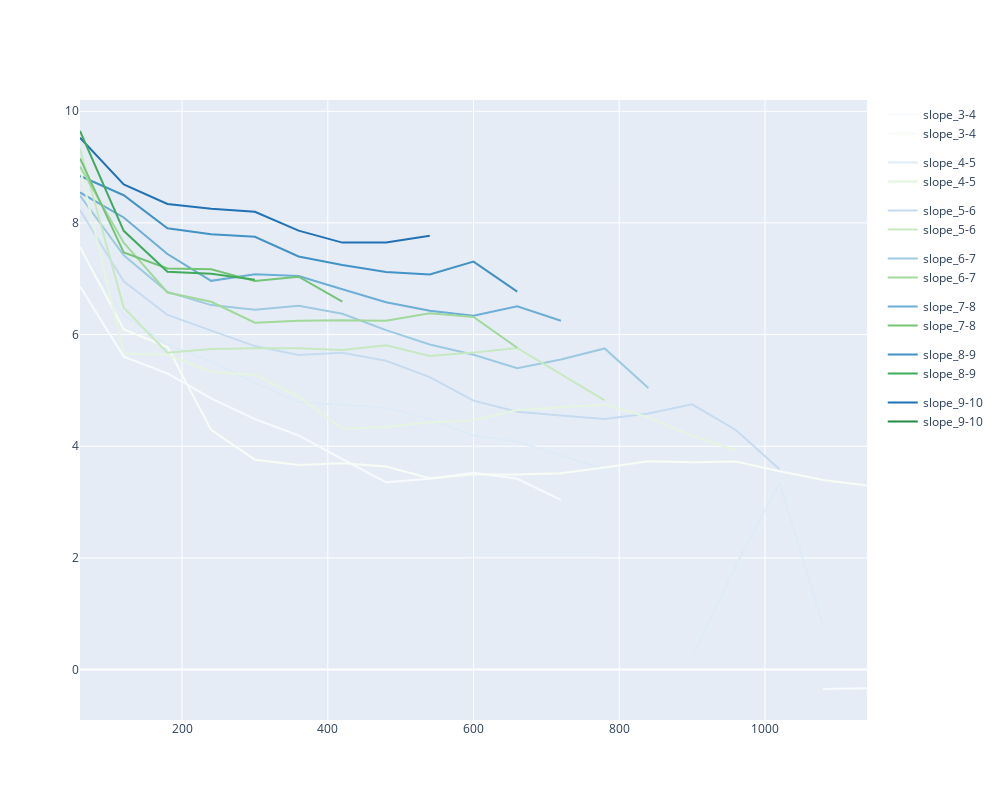

This figure's notebook cell:
### Code cell
import plotly.express as px
import plotly.graph_objects as go

vam_plot_in, vamh_plot_in = plot_vam(in1, show=False)
vam_plot_out, vamh_plot_out = plot_vam(out1, show=False, color=px.colors.sequential.Greens)

# vam_plot_in.show()
# vam_plot_out.show()
# vam_plot_out.color_discrete_sequence=px.colors.sequential.Greens
# vamh_plot_out.color_discrete_sequence=px.colors.sequential.Greens
# fig1 = go.Scatter(vam_plot_in.data)
# fig1.show()

#
fig = go.Figure(data = vamh_plot_in.data + vamh_plot_out.data)
fig.update_layout(
        width=1000,
        height=800)
fig.show()

### Figure 1 — Plotly figure (JSON) as saved in the notebook; plotly's stock layout.template omitted (floating-point values rounded to 4 significant figures)
{"data": [{"hovertemplate": "variable=slope_3-4<br>interval=%{x}<br>value=%{y}<extra></extra>", "legendgroup": "slope_3-4", "line": {"color": "rgb(247,251,255)", "dash": "solid"}, "marker": {"symbol": "circle"}, "mode": "lines", "name": "slope_3-4", "orientation": "v", "showlegend": true, "x": [60.0, 120.0, 180.0, 240.0, 300.0, 360.0, 420.0, 480.0, 540.0, 600.0, 660.0, 720.0, 780.0, 840.0, 900.0, 960.0, 1020.0, 1080.0, 1140.0], "xaxis": "x", "y": [6.862, 5.605, 5.303, 4.857, 4.486, 4.193, 3.767, 3.353, 3.417, 3.523, 3.416, 3.038, null, null, null, null, null, -0.3493, -0.3355], "yaxis": "y", "type": "scatter"}, {"hovertemplate": "variable=slope_4-5<br>interval=%{x}<br>value=%{y}<extra></extra>", "legendgroup": "slope_4-5", "line": {"color": "rgb(222,235,247)", "dash": "solid"}, "marker": {"symbol": "circle"}, "mode": "lines", "name": "slope_4-5", "orientation": "v", "showlegend": true, "x": [60.0, 120.0, 180.0, 240.0, 300.0, 360.0, 420.0, 480.0, 540.0, 600.0, 660.0, 720.0, 780.0, 840.0, 900.0, 960.0, 1020.0, 1080.0, 1140.0], "xaxis": "x", "y": [7.571, 6.341, 5.818, 5.517, 5.135, 4.791, 4.741, 4.69, 4.486, 4.192, 4.08, 3.836, 3.589, null, 0.2165, 1.865, 3.341, 0.7837, null], "yaxis": "y", "type": "scatter"}, {"hovertemplate": "variable=slope_5-6<br>interval=%{x}<br>value=%{y}<extra></extra>", "legendgroup": "slope_5-6", "line": {"color": "rgb(198,219,239)", "dash": "solid"}, "marker": {"symbol": "circle"}, "mode": "lines", "name": "slope_5-6", "orientation": "v", "showlegend": true, "x": [60.0, 120.0, 180.0, 240.0, 300.0, 360.0, 420.0, 480.0, 540.0, 600.0, 660.0, 720.0, 780.0, 840.0, 900.0, 960.0, 1020.0, 1080.0, 1140.0], "xaxis": "x", "y": [8.23, 6.954, 6.351, 6.069, 5.794, 5.636, 5.673, 5.53, 5.238, 4.817, 4.618, 4.549, 4.486, 4.586, 4.749, 4.291, 3.588, null, null], "yaxis": "y", "type": "scatter"}, {"hovertemplate": "variable=slope_6-7<br>interval=%{x}<br>value=%{y}<extra></extra>", "legendgroup": "slope_6-7", "line": {"color": "rgb(158,202,225)", "dash": "solid"}, "marker": {"symbol": "circle"}, "mode": "lines", "name": "slope_6-7", "orientation": "v", "showlegend": true, "x": [60.0, 120.0, 180.0, 240.0, 300.0, 360.0, 420.0, 480.0, 540.0, 600.0, 660.0, 720.0, 780.0, 840.0, 900.0, 960.0, 1020.0, 1080.0, 1140.0], "xaxis": "x", "y": [8.489, 7.42, 6.765, 6.528, 6.444, 6.517, 6.374, 6.079, 5.823, 5.637, 5.399, 5.555, 5.751, 5.041, null, null, null, null, null], "yaxis": "y", "type": "scatter"}, {"hovertemplate": "variable=slope_7-8<br>interval=%{x}<br>value=%{y}<extra></extra>", "legendgroup": "slope_7-8", "line": {"color": "rgb(107,174,214)", "dash": "solid"}, "marker": {"symbol": "circle"}, "mode": "lines", "name": "slope_7-8", "orientation": "v", "showlegend": true, "x": [60.0, 120.0, 180.0, 240.0, 300.0, 360.0, 420.0, 480.0, 540.0, 600.0, 660.0, 720.0, 780.0, 840.0, 900.0, 960.0, 1020.0, 1080.0, 1140.0], "xaxis": "x", "y": [8.545, 8.098, 7.443, 6.962, 7.081, 7.048, 6.813, 6.579, 6.427, 6.338, 6.507, 6.247, null, null, null, null, null, null, null], "yaxis": "y", "type": "scatter"}, {"hovertemplate": "variable=slope_8-9<br>interval=%{x}<br>value=%{y}<extra></extra>", "legendgroup": "slope_8-9", "line": {"color": "rgb(66,146,198)", "dash": "solid"}, "marker": {"symbol": "circle"}, "mode": "lines", "name": "slope_8-9", "orientation": "v", "showlegend": true, "x": [60.0, 120.0, 180.0, 240.0, 300.0, 360.0, 420.0, 480.0, 540.0, 600.0, 660.0, 720.0, 780.0, 840.0, 900.0, 960.0, 1020.0, 1080.0, 1140.0], "xaxis": "x", "y": [8.843, 8.496, 7.903, 7.796, 7.752, 7.399, 7.248, 7.121, 7.076, 7.306, 6.77, null, null, null, null, null, null, null, null], "yaxis": "y", "type": "scatter"}, {"hovertemplate": "variable=slope_9-10<br>interval=%{x}<br>value=%{y}<extra></extra>", "legendgroup": "slope_9-10", "line": {"color": "rgb(33,113,181)", "dash": "solid"}, "marker": {"symbol": "circle"}, "mode": "lines", "name": "slope_9-10", "orientation": "v", "showlegend": true, "x": [60.0, 120.0, 180.0, 240.0, 300.0, 360.0, 420.0, 480.0, 540.0, 600.0, 660.0, 720.0, 780.0, 840.0, 900.0, 960.0, 1020.0, 1080.0, 1140.0], "xaxis": "x", "y": [9.527, 8.692, 8.34, 8.255, 8.199, 7.862, 7.648, 7.648, 7.772, null, null, null, null, null, null, null, null, null, null], "yaxis": "y", "type": "scatter"}, {"hovertemplate": "variable=slope_3-4<br>interval=%{x}<br>value=%{y}<extra></extra>", "legendgroup": "slope_3-4", "line": {"color": "rgb(247,252,245)", "dash": "solid"}, "marker": {"symbol": "circle"}, "mode": "lines", "name": "slope_3-4", "orientation": "v", "showlegend": true, "x": [60.0, 120.0, 180.0, 240.0, 300.0, 360.0, 420.0, 480.0, 540.0, 600.0, 660.0, 720.0, 780.0, 840.0, 900.0, 960.0, 1020.0, 1080.0, 1140.0], "xaxis": "x", "y": [7.572, 6.093, 5.775, 4.292, 3.759, 3.665, 3.696, 3.638, 3.428, 3.495, 3.494, 3.516, 3.618, 3.729, 3.715, 3.727, 3.551, 3.396, 3.295], "yaxis": "y", "type": "scatter"}, {"hovertemplate": "variable=slope_4-5<br>interval=%{x}<br>value=%{y}<extra></extra>", "legendgroup": "slope_4-5", "line": {"color": "rgb(229,245,224)", "dash": "solid"}, "marker": {"symbol": "circle"}, "mode": "lines", "name": "slope_4-5", "orientation": "v", "showlegend": true, "x": [60.0, 120.0, 180.0, 240.0, 300.0, 360.0, 420.0, 480.0, 540.0, 600.0, 660.0, 720.0, 780.0, 840.0, 900.0, 960.0, 1020.0, 1080.0, 1140.0], "xaxis": "x", "y": [8.983, 5.659, 5.633, 5.333, 5.278, 4.89, 4.313, 4.345, 4.43, 4.466, 4.647, 4.7, 4.746, 4.518, 4.185, 3.929, null, null, null], "yaxis": "y", "type": "scatter"}, {"hovertemplate": "variable=slope_5-6<br>interval=%{x}<br>value=%{y}<extra></extra>", "legendgroup": "slope_5-6", "line": {"color": "rgb(199,233,192)", "dash": "solid"}, "marker": {"symbol": "circle"}, "mode": "lines", "name": "slope_5-6", "orientation": "v", "showlegend": true, "x": [60.0, 120.0, 180.0, 240.0, 300.0, 360.0, 420.0, 480.0, 540.0, 600.0, 660.0, 720.0, 780.0, 840.0, 900.0, 960.0, 1020.0, 1080.0, 1140.0], "xaxis": "x", "y": [9.329, 6.483, 5.675, 5.741, 5.756, 5.756, 5.722, 5.81, 5.617, 5.677, 5.759, 5.295, 4.82, null, null, null, null, null, null], "yaxis": "y", "type": "scatter"}, {"hovertemplate": "variable=slope_6-7<br>interval=%{x}<br>value=%{y}<extra></extra>", "legendgroup": "slope_6-7", "line": {"color": "rgb(161,217,155)", "dash": "solid"}, "marker": {"symbol": "circle"}, "mode": "lines", "name": "slope_6-7", "orientation": "v", "showlegend": true, "x": [60.0, 120.0, 180.0, 240.0, 300.0, 360.0, 420.0, 480.0, 540.0, 600.0, 660.0, 720.0, 780.0, 840.0, 900.0, 960.0, 1020.0, 1080.0, 1140.0], "xaxis": "x", "y": [9.009, 7.645, 6.753, 6.588, 6.213, 6.246, 6.258, 6.246, 6.383, 6.315, 5.765, null, null, null, null, null, null, null, null], "yaxis": "y", "type": "scatter"}, {"hovertemplate": "variable=slope_7-8<br>interval=%{x}<br>value=%{y}<extra></extra>", "legendgroup": "slope_7-8", "line": {"color": "rgb(116,196,118)", "dash": "solid"}, "marker": {"symbol": "circle"}, "mode": "lines", "name": "slope_7-8", "orientation": "v", "showlegend": true, "x": [60.0, 120.0, 180.0, 240.0, 300.0, 360.0, 420.0, 480.0, 540.0, 600.0, 660.0, 720.0, 780.0, 840.0, 900.0, 960.0, 1020.0, 1080.0, 1140.0], "xaxis": "x", "y": [9.156, 7.469, 7.185, 7.169, 6.958, 7.036, 6.591, null, null, null, null, null, null, null, null, null, null, null, null], "yaxis": "y", "type": "scatter"}, {"hovertemplate": "variable=slope_8-9<br>interval=%{x}<br>value=%{y}<extra></extra>", "legendgroup": "slope_8-9", "line": {"color": "rgb(65,171,93)", "dash": "solid"}, "marker": {"symbol": "circle"}, "mode": "lines", "name": "slope_8-9", "orientation": "v", "showlegend": true, "x": [60.0, 120.0, 180.0, 240.0, 300.0, 360.0, 420.0, 480.0, 540.0, 600.0, 660.0, 720.0, 780.0, 840.0, 900.0, 960.0, 1020.0, 1080.0, 1140.0], "xaxis": "x", "y": [9.647, 7.858, 7.125, 7.091, 6.984, null, null, null, null, null, null, null, null, null, null, null, null, null, null], "yaxis": "y", "type": "scatter"}, {"hovertemplate": "variable=slope_9-10<br>interval=%{x}<br>value=%{y}<extra></extra>", "legendgroup": "slope_9-10", "line": {"color": "rgb(35,139,69)", "dash": "solid"}, "marker": {"symbol": "circle"}, "mode": "lines", "name": "slope_9-10", "orientation": "v", "showlegend": true, "x": [60.0, 120.0, 180.0, 240.0, 300.0, 360.0, 420.0, 480.0, 540.0, 600.0, 660.0, 720.0, 780.0, 840.0, 900.0, 960.0, 1020.0, 1080.0, 1140.0], "xaxis": "x", "y": [7.863, null, null, null, null, null, null, null, null, null, null, null, null, null, null, null, null, null, null], "yaxis": "y", "type": "scatter"}], "layout": {"width": 1000, "height": 800}}
